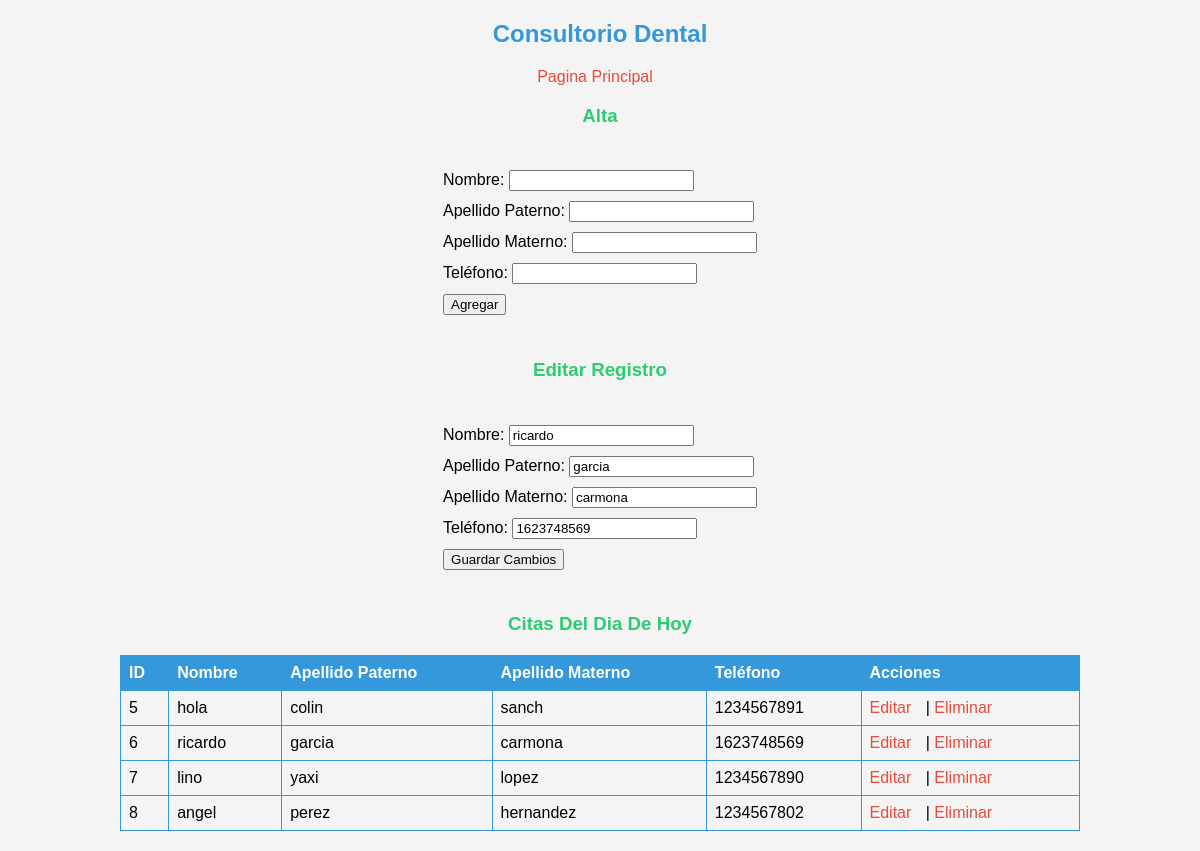
Page /index.php?editar=6 on the committed database.
### tables this page shows
CREATE TABLE `persona` (
  `id` int(11) NOT NULL,
  `nombre` varchar(255) NOT NULL,
  `apellidop` varchar(255) NOT NULL,
  `apellidom` varchar(255) NOT NULL,
  `telefono` varchar(20) NOT NULL
);

### index.php (the view, shortened to what this page needs)
<!DOCTYPE html>
<html lang="es">
<head>
</head>
<body>
    <h2>Consultorio Dental</h2>
        <a href="dentista.php">Pagina Principal</a>
    <h3>Alta</h3>
    <form method="post" action="index.php">
        Nombre: <input type="text" name="nombre" required><br>
        Apellido Paterno: <input type="text" name="apellidop" required><br>
        Apellido Materno: <input type="text" name="apellidom" required><br>
        Teléfono: <input type="text" name="telefono" required><br>
        <input type="submit" name="alta" value="Agregar">
    </form>
    <?php
    include 'conexion.php';
    if ($_SERVER["REQUEST_METHOD"] == "GET" && isset($_GET['editar'])) {
        $editar_id = $_GET['editar'];
        $result = $conn->query("SELECT * FROM persona WHERE id = $editar_id");
        if ($result->num_rows == 1) {
            $row = $result->fetch_assoc();
            echo "<h3>Editar Registro</h3>";
            echo "<form method='post' action='index.php'>";
            echo "Nombre: <input type='text' name='nombre' value='{$row['nombre']}' required><br>";
            echo "Apellido Paterno: <input type='text' name='apellidop' value='{$row['apellidop']}' required><br>";
            echo "Apellido Materno: <input type='text' name='apellidom' value='{$row['apellidom']}' required><br>";
            echo "Teléfono: <input type='text' name='telefono' value='{$row['telefono']}' required><br>";
            echo "<input type='submit' name='editar' value='Guardar Cambios'>";
            echo "</form>";
        }
    }
    $result = $conn->query("SELECT * FROM persona");
    if ($result->num_rows > 0) {
        echo "<h3>Citas Del Dia De Hoy</h3>";
        echo "<table border='1'><tr><th>ID</th><th>Nombre</th><th>Apellido Paterno</th><th>Apellido Materno</th><th>Teléfono</th><th>Acciones</th></tr>";
        while ($row = $result->fetch_assoc()) {
            echo "<tr>";
            echo "<td>{$row['id']}</td>";
            echo "<td>{$row['nombre']}</td>";
            echo "<td>{$row['apellidop']}</td>";
            echo "<td>{$row['apellidom']}</td>";
            echo "<td>{$row['telefono']}</td>";
            echo "<td><a href='index.php?editar={$row['id']}'>Editar</a> | <a href='index.php?eliminar={$row['id']}'>Eliminar</a></td>";
            echo "</tr>";
        }
        echo "</table>";
    } else {
        echo "<p>No hay registros.</p>";
    }
    ?>
</body>
</html>

### index.php (style rules this page uses)
body { font-family: 'Arial', sans-serif; background-color: #f4f4f4; margin: 0; padding: 0; text-align: center; }
h2 { color: #3498db; }
h3 { color: #2ecc71; }
form { display: inline-block; text-align: left; margin: 20px; }
input { margin: 5px 0; }
table { border-collapse: collapse; width: 80%; margin: 20px auto; }
th, td { border: 1px solid #3498db; padding: 8px; text-align: left; }
th { background-color: #3498db; color: #fff; }
a { color: #e74c3c; text-decoration: none; margin-right: 10px; }

### rows in the picture
persona: nombre "ricardo", apellidop "garcia", apellidom "carmona", telefono "1623748569", id "6"
persona: id "5", nombre "hola", apellidop "colin", apellidom "sanch", telefono "1234567891"
persona: id "7", nombre "lino", apellidop "yaxi", apellidom "lopez", telefono "1234567890"
persona: id "8", nombre "angel", apellidop "perez", apellidom "hernandez", telefono "1234567802"
